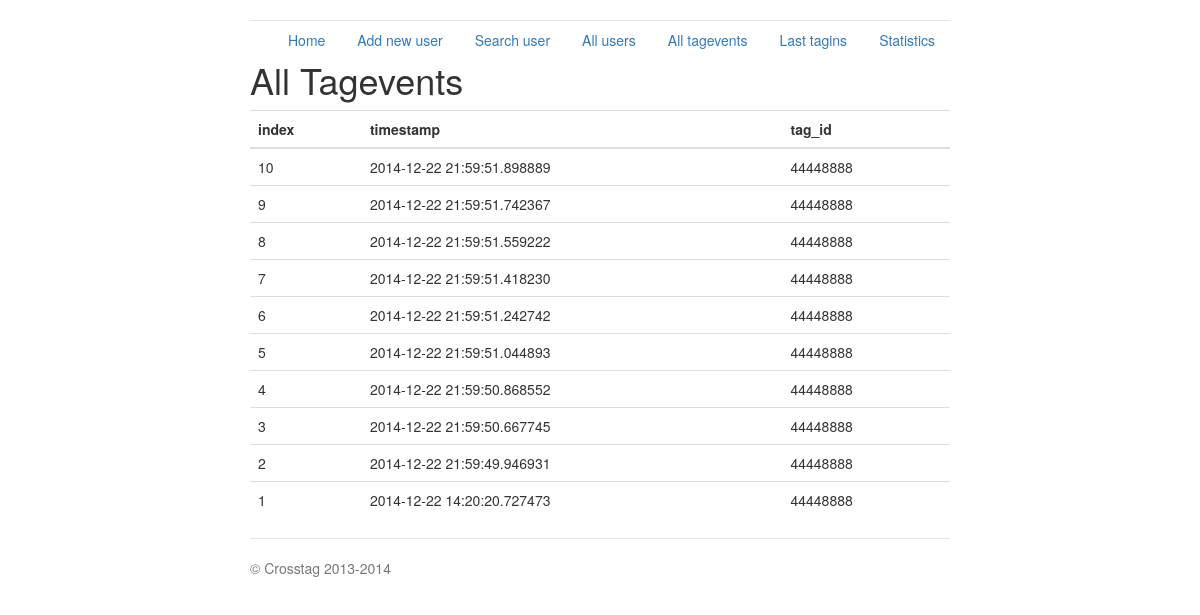
The page /all_tagevents on the database as committed earlier.
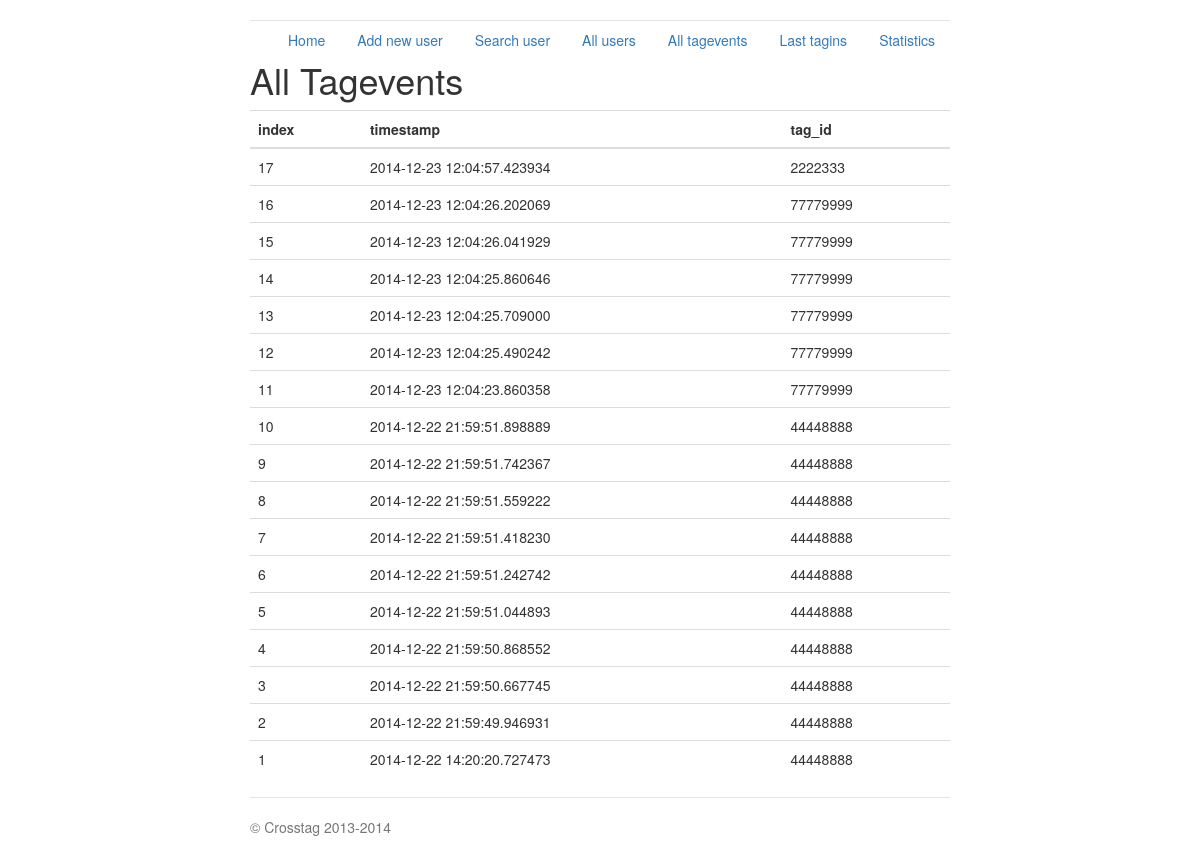
The same page on the database as committed later.
### crosstag_server.py (models this page shows, shortened)
class Tagevent(db.Model):
    index = db.Column(db.Integer, primary_key=True)
    tag_id = db.Column(db.Integer)
    timestamp = db.Column(db.DateTime)
    def dict(self):
        return {'index': self.index, 'timestamp': str(self.timestamp),
                'tag_id': self.tag_id}

### crosstag_server.py (the view)
@app.route('/all_tagevents', methods=['GET'])
def all_tagevents():
    ret = []
    events = Tagevent.query.all()
    for hit in events:
        js = hit.dict()
        ret.append(js)
    ret.reverse()
    return render_template('all_tagevents.html',
                           title='All Tagevents',
                           hits=ret)

### templates/all_tagevents.html (shortened to what this page needs)
{% extends "base.html" %}
{% block content %}
<h1>{{title}}</h1>
{% if hits %}
	<table class="table table-hover">
	<tbody>
		<thead>
			<tr>
				<th>index</th> <th>timestamp</th><th>tag_id</th>
			</tr>
		</thead>
				{% for hit in hits %}
				<tr>
					<td>{{hit.index}}</td> <td>{{hit.timestamp}}</td> <td>{{hit.tag_id}}</td>
				</tr>
				{% endfor %}
	</tbody>
	</table>
{% endif %}
{% endblock %}

### templates/base.html (shortened to what this page needs)
<!DOCTYPE html>
<html lang="en">
  <head>
    <link href="../../static/bootstrap.css" rel="stylesheet">
    <link href="../../static/jumbotron-narrow.css" rel="stylesheet">
  </head>
  <body>
    <div class="container">
      <div class="header">
        <nav>
          <ul class="nav nav-pills pull-right">
            <li role="presentation"><a href="/index">Home</a></li>
            <li role="presentation"><a href="/add_new_user">Add new user</a></li>
            <li role="presentation"><a href="/search_user">Search user</a></li>
            <li role="presentation"><a href="/all_users">All users</a></li>
            <li role="presentation"><a href="/all_tagevents">All tagevents</a></li>
            <li role="presentation"><a href="/last_tagins">Last tagins</a></li>
            <li role="presentation"><a href="/statistics">Statistics</a></li>
          </ul>
        </nav>
      </div>
      {% block content %}{% endblock %}
      <footer class="footer">
        <p>&copy; Crosstag 2013-2014</p>
      </footer>
    </div>
  </body>
</html>

### static/jumbotron-narrow.css (style rules this page uses)
body { padding-top: 20px; padding-bottom: 20px; }
.header, .marketing, .footer { padding-right: 15px; padding-left: 15px; }
.header { border-bottom: 1px solid #e5e5e5; }
.footer { padding-top: 19px; color: #777; border-top: 1px solid #e5e5e5; }
@media (min-width: 768px) { .container { max-width: 730px; } }
@media screen and (min-width: 768px) { .header, .marketing, .footer { padding-right: 0; padding-left: 0; } }
@media screen and (min-width: 768px) { .header { margin-bottom: 30px; } }

Rows that differ between the two databases and show on the page:
added Tagevent: index "17", timestamp "2014-12-23 12:04:57.423934", tag_id "2222333"
added Tagevent: index "16", timestamp "2014-12-23 12:04:26.202069", tag_id "77779999"
added Tagevent: index "15", timestamp "2014-12-23 12:04:26.041929", tag_id "77779999"
added Tagevent: index "14", timestamp "2014-12-23 12:04:25.860646", tag_id "77779999"
added Tagevent: index "13", timestamp "2014-12-23 12:04:25.709000", tag_id "77779999"
added Tagevent: index "12", timestamp "2014-12-23 12:04:25.490242", tag_id "77779999"
added Tagevent: index "11", timestamp "2014-12-23 12:04:23.860358", tag_id "77779999"
